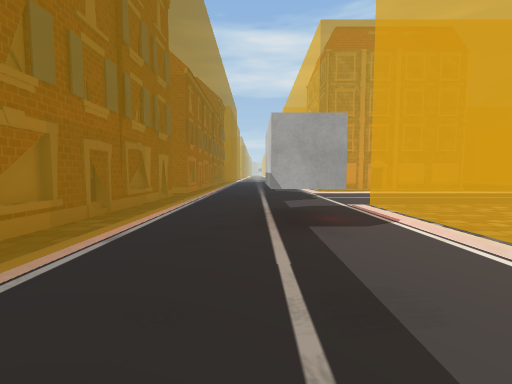
[1] (above)

15 first-person views from a walk through a 3-D level made in the Unity game engine. The camera is 1.5 m above the floor, tilts 4° down and sees 90° across. The floor is counted in squares, 2 m on a side. Each view is taken from the middle of a square. On the plan, view 1 faces up. The plan holds only what a view shows up to about 9 squares ahead; the rest is blank. The place goes on beyond the plan. Some animated figures are left out. Some surface patterns are stand-ins.

[2]
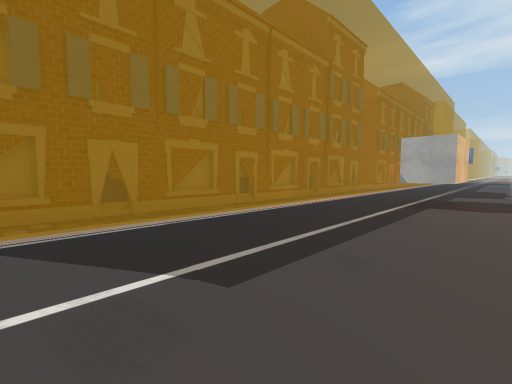

[3]
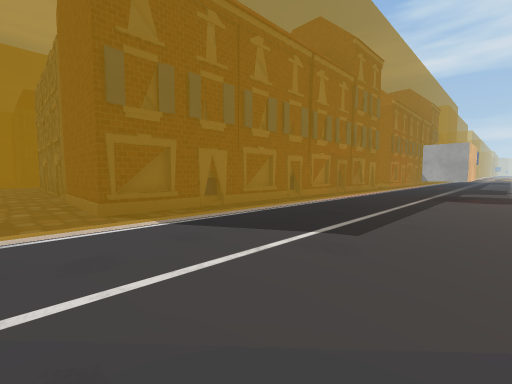

[4]
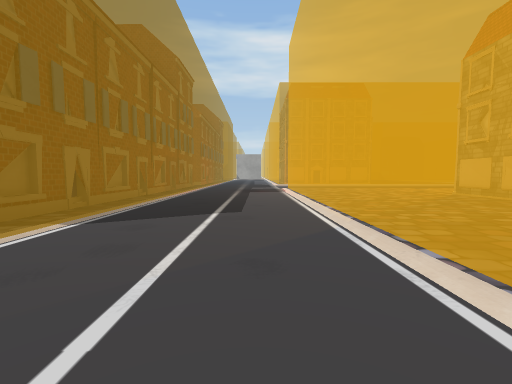

[5]
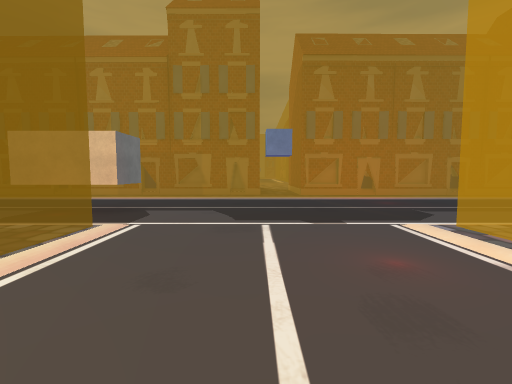

[6]
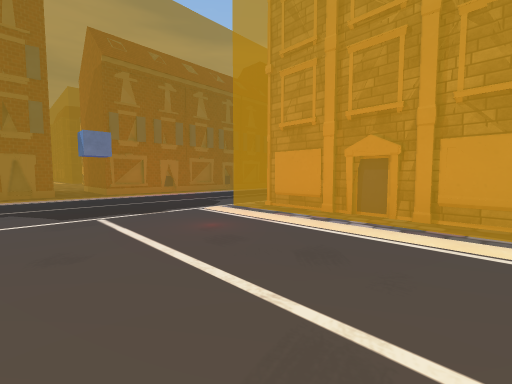

[7]
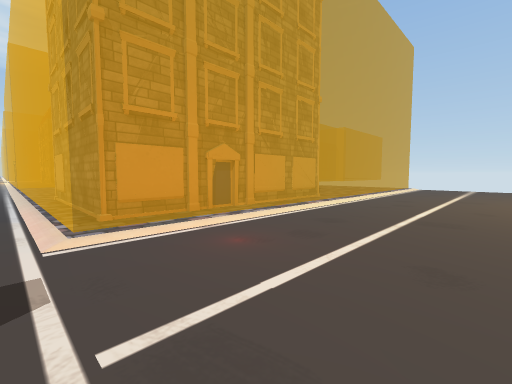

[8]
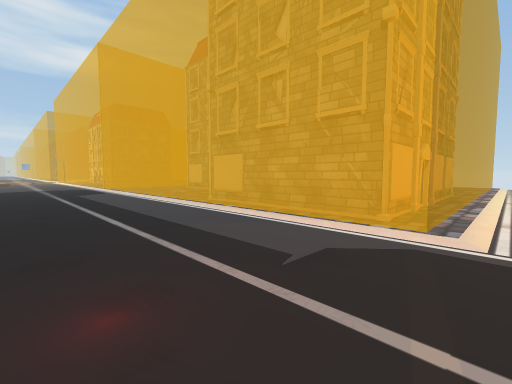

[9]
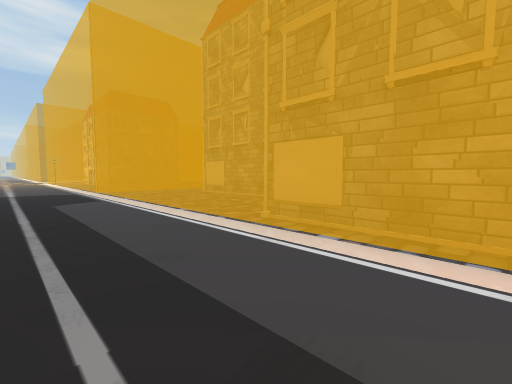

[10]
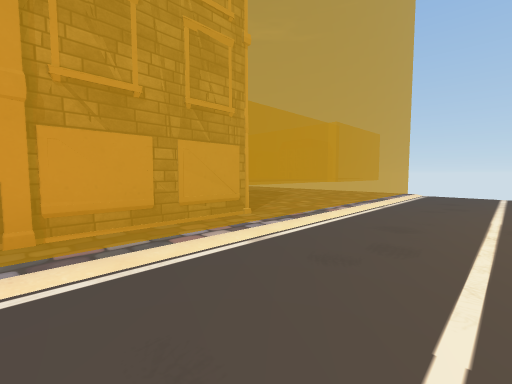

[11]
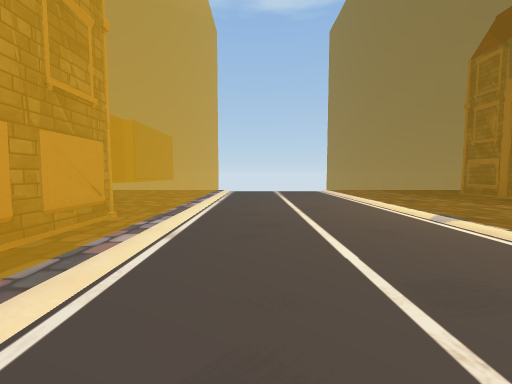

[12]
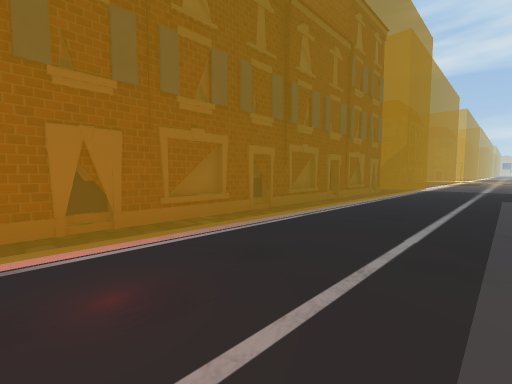

[13]
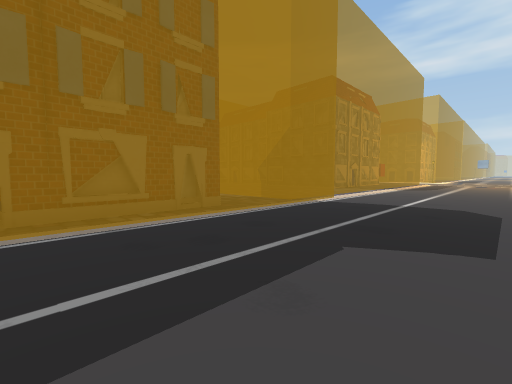

[14]
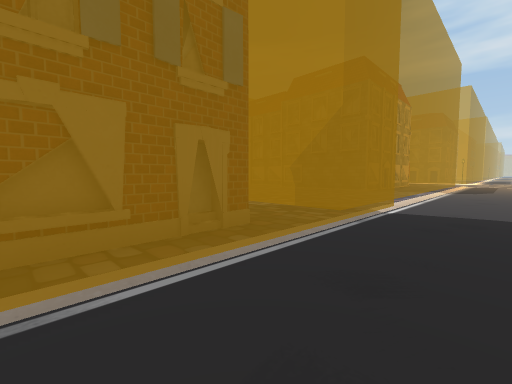

[15]
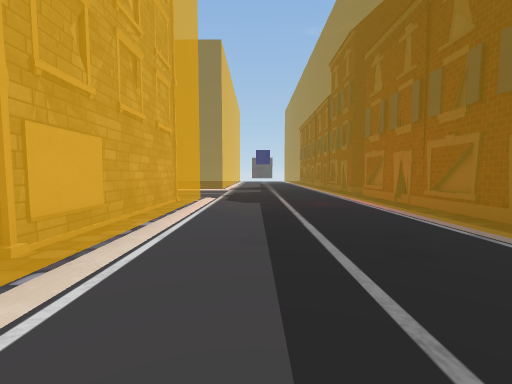

### Floor plan
Points are (right, up) in squares from view 1. A wall is a line through its corners. A room is listed if a view was taken in it or the views show most of it. See-through windows are left out.
Room 1 (views 1, 2, 3, 4)
walls: (-2.7, 1.2) (-2.8, -4); (1.2, 3.4) (0.2, 3.4); (-2.7, 4.2) (-2.7, 1.3)
ways out: opening at (-1, 4.5) to room 2; opening at (2, 4.5) to room 2
Room 2 (views 5, 6, 7, 8, 9, 10, 11, 12, 13, 14, 15)
walls: (-2.8, 21.1) (-2.8, 20.6); (-2.6, 21.6) (-2.6, 9.5); (-2.8, 15.2) (-2.8, 14.6); (-2.8, 12.1) (-2.8, 11.5); (9.2, 11.3) (3.1, 11.3) (3.1, 16); (-2.7, 8.2) (-2.7, 7.7); (-2.8, 7.7) (-2.8, 7.1); (-2.7, 7) (-2.7, 4.3); (0.1, 5.4) (1.2, 5.4) (1.2, 3.4); (0.2, 3.4) (0.2, 5.1)
ways out: opening at (-1, 4.5) to room 1; opening at (2, 4.5) to room 1

Where each view was taken, in squares from view 1:
view 1: 0 up, 0 right, facing up
view 2: 3 down, 2 right, facing up-left
view 3: 5 down, 2 right, facing up-left
view 4: 7 down, 1 right, facing up
view 5: 8 up, 6 right, facing left
view 6: 7 up, 7 right, facing up-left
view 7: 7 up, 2 right, facing up-right
view 8: 10 up, 1 left, facing up-right
view 9: 13 up, 0 right, facing up-right
view 10: 8 up, 6 right, facing up-right
view 11: 9 up, 5 right, facing right
view 12: 11 up, 1 right, facing up-left
view 13: 18 up, 2 right, facing up-left
view 14: 19 up, 0 right, facing up-left
view 15: 18 up, 1 right, facing down
